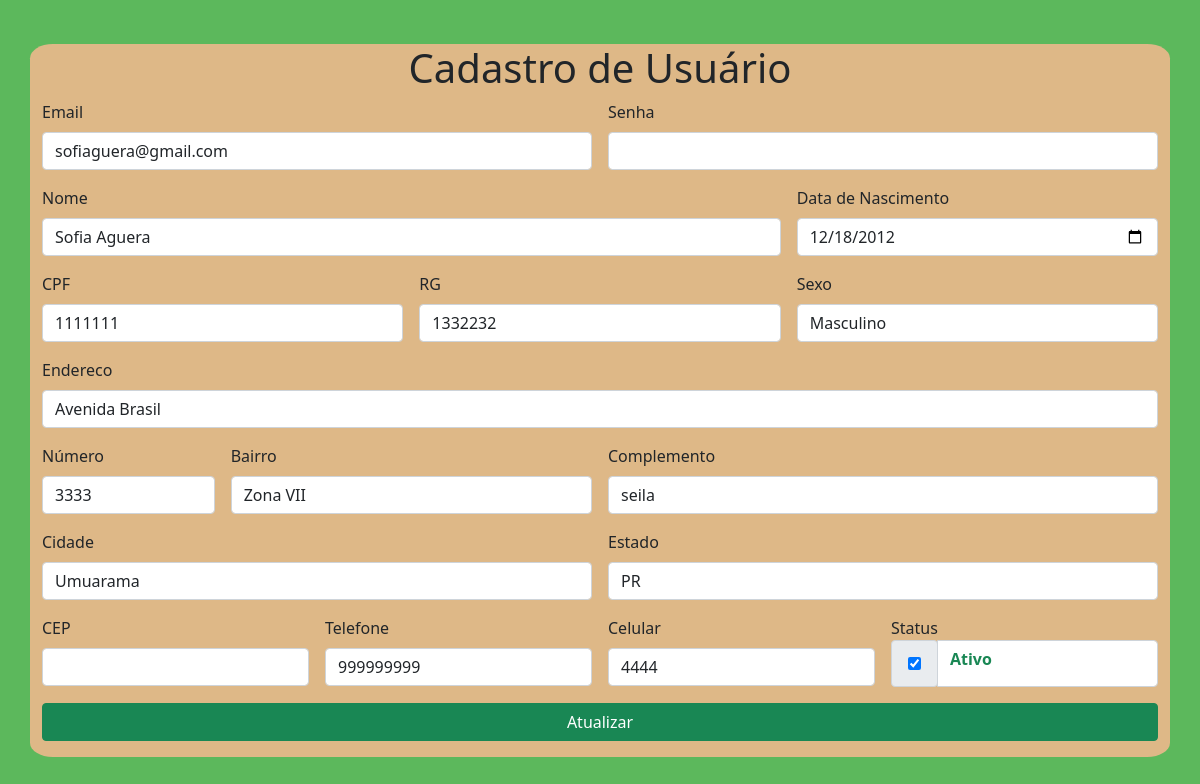
Screenshot of /views/user/listarUser.php (signed in) with the database file from the repository.
### tables this page shows
CREATE TABLE `pessoa` (
  `id` int(11) NOT NULL AUTO_INCREMENT,
  `nome` varchar(200) NOT NULL,
  `dataNascimento` date NOT NULL,
  `cpf` varchar(45) NOT NULL,
  `rg` varchar(45) NOT NULL,
  `email` varchar(100) NOT NULL,
  `sexo` tinyint(1) NOT NULL,
  `senha` varchar(255) DEFAULT NULL,
  `telefone` varchar(45) NOT NULL,
  `celular` varchar(45) NOT NULL,
  `endereco` varchar(255) NOT NULL,
  `bairro` varchar(100) NOT NULL,
  `complemento` varchar(100) NOT NULL,
  `cep` varchar(45) NOT NULL,
  `numero` int(11) NOT NULL,
  `cidade` varchar(100) NOT NULL,
  `estado` varchar(15) NOT NULL,
  `status` tinyint(1) NOT NULL,
  `dataCriacao` timestamp NOT NULL DEFAULT CURRENT_TIMESTAMP,
  PRIMARY KEY (`id`)
);

### views/user/listarUser.php (the view, shortened to what this page needs)
<?php
$conexao = mysqli_connect('mysql-container', 'root', 'ecode', 'projectecode');
$sqlPesquisar = "select * from pessoa where id =" . $_SESSION['id'];
$usuarios = mysqli_query($conexao, $sqlPesquisar);
require_once('../../dependencias.php');
?>
<!DOCTYPE html>
<html lang="pt-br">
<head>
</head>
<body style="background-color: #5cb85c;">
    <main>
        <?php
        while ($data = mysqli_fetch_array($usuarios)) {
        ?>
            <div class="container" style="background-color: burlywood;">
                <h1 style="text-align: center;">Cadastro de Usuário</h1>
                <form class="row g-3" method="POST">
                    <div class="col-md-6">
                        <label for="inputEmail" class="form-label">Email</label>
                        <input type="email" name="email" class="form-control" value="<?= $data['email'] ?> " id=" inputEmail">
                    </div>
                    <div class="col-md-6">
                        <label for="inputsenha" class="form-label">Senha</label>
                        <input type="password" name="senha" class="form-control" value="" id=" inputsenha">
                    </div>
                    <div class="col-8">
                        <label for="inputNome" class="form-label">Nome</label>
                        <input type="text" name="nome" class="form-control" id="inputNome" value="<?= $data['nome'] ?>" placeholder=" Nome Completo">
                    </div>
                    <div class="col-md-4">
                        <label for="inputDataNascimento" class="form-label">Data de Nascimento</label>
                        <input type="date" name="dataNascimento" class="form-control" value="<?= $data['dataNascimento'] ?>" id=" inputDataNascimento">
                    </div>
                    <div class="col-md-4">
                        <label for="inputCPF" class="form-label">CPF</label>
                        <input type="text" name="cpf" class="form-control" value="<?= $data['cpf'] ?> " id=" inputCPF">
                    </div>
                    <div class="col-md-4">
                        <label for="inputRG" class="form-label">RG</label>
                        <input type="text" name="rg" class="form-control" value="<?= $data['rg'] ?>" id=" inputRG">
                    </div>
                    <div class="col-md-4">
                        <label for="inputSexo" class="form-label">Sexo</label>
                        <select name="sexo" id="inputSexo" class="form-control ls-select" required>
                            <?php if ($data['sexo'] == 1) { ?>
                                <option selected value="1">Feminino</option>
                                <option value="2">Masculino</option>
                            <?php } else { ?>
                                <option selected value="2">Masculino</option>
                            <?php } ?>
                        </select>
                    </div>
                    <div class="col-12">
                        <label for="inputEndereco" class="form-label">Endereco</label>
                        <input type="text" name="endereco" class="form-control" id="inputEndereco" value="<?= $data['endereco'] ?>" placeholder="Rua dos Bobos">
                    </div>
                    <div class="col-2">
                        <label for="inputNumero" class="form-label">Número</label>
                        <input type="text" name="numero" class="form-control" id="inputNumero" value="<?= $data['numero'] ?>" placeholder="Número">
                    </div>
                    <div class="col-md-4">
                        <label for="inputBairro" class="form-label">Bairro</label>
                        <input type="text" name="bairro" class="form-control" value="<?= $data['bairro'] ?>" id="inputBairro">
                    </div>
                    <div class="col-md-6">
                        <label for="inputComplemento" class="form-label">Complemento</label>
                        <input type="text" name="complemento" class="form-control" value="<?= $data['complemento'] ?>" id="inputComplemento">
                    </div>
                    <div class="col-md-6">
                        <label for="inputCidade" class="form-label">Cidade</label>
                        <input type="text" name="cidade" class="form-control" value="<?= $data['cidade'] ?>" id="inputCidade">
                    </div>
                    <div class="col-md-6">
                        <label for="inputEstado" class="form-label">Estado</label>
                        <input type="text" name="estado" class="form-control" value="<?= $data['estado'] ?>" id="inputEstado">
                    </div>
                    <div class="col-md-3">
                        <label for="inputCEP" class="form-label">CEP</label>
                        <input type="text" name="cep" class="form-control" value="<?= $data['cep'] ?>" id="inputCEP">
                    </div>
                    <div class="col-md-3">
                        <label for="inputTelefone" class="form-label">Telefone</label>
                        <input type="text" name="telefone" class="form-control" value="<?= $data['telefone'] ?>" id="inputTelefone">
                    </div>
                    <div class="col-md-3">
                        <label for="inputCelular" class="form-label">Celular</label>
                        <input type="text" name="celular" class="form-control" value="<?= $data['celular'] ?>" id="inputCelular">
                    </div>
                    <div class="col-md-3">
                        <?php if ($data['status'] == 1) { ?>
                            <div class="form-group"><label class="control-label">Status</label>
                                <div class="input-group">
                                    <div class="input-group-prepend">
                                        <div class="input-group-text" style="padding: 1rem;">
                                            <input type="checkbox" name="status" value="1" onclick="teste(this, <?= $data['id'] ?>);" checked>
                                        </div>
                                    </div>
                                    <div class="form-control"><strong class="text-success" id="labelstatus<?= $data['id'] ?>">Ativo</strong></div>
                                </div>
                            </div>
                        <?php  } ?>
                    </div>
                    <div class="col-12">
                        <button type="submit" name="atualizar" class="btn btn-success" style=" width: 100%;">Atualizar</button>
                    </div>
                </form>
            </div>
        <?php
        }
        ?>
    </main>
</body>
</html>

### views/user/listarUser.php (style rules this page uses)
main { align-items: center; height: 100vh; display: flex; align-items: center; }
.container { border-radius: 2%; }

### rows the page displays
pessoa: email "sofiaguera@gmail.com", nome "Sofia Aguera", dataNascimento "12/18/2012", cpf "1111111", rg "1332232", sexo "Masculino", endereco "Avenida Brasil", numero "3333", bairro "Zona VII", complemento "seila", cidade "Umuarama", estado "PR", telefone "999999999", celular "4444"
